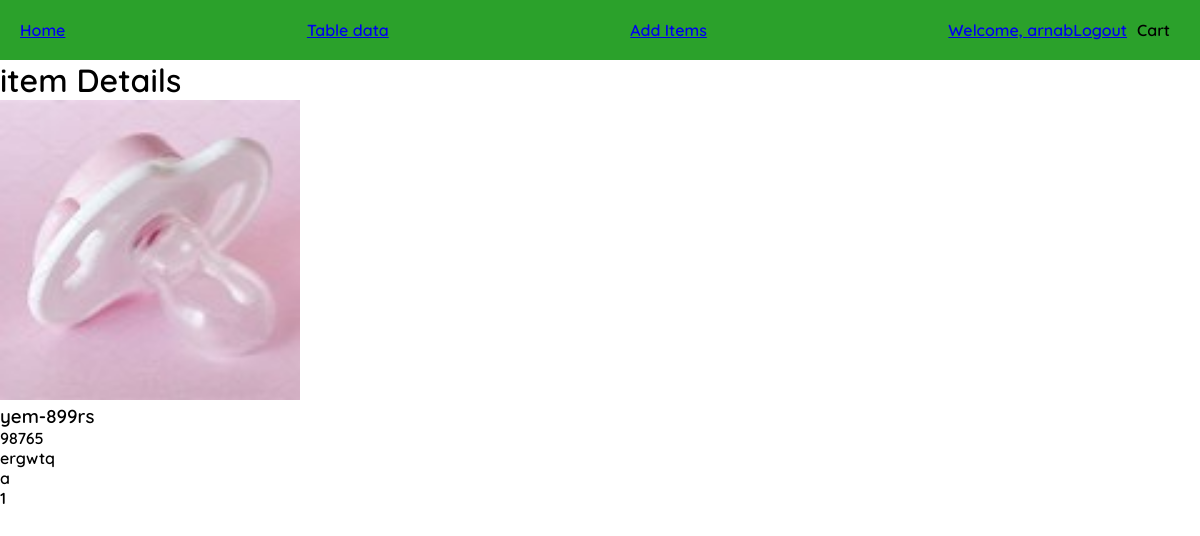
/itemdetails/98765/ (signed in), run on the app's committed database.
### home/models.py (models this page shows, shortened)
class allitem(models.Model):
        product_id = models.IntegerField(unique= 1, primary_key = 1)
        product_name = models.CharField(max_length=20)
        product_description = models.CharField(max_length=50)
        product_category = models.CharField(max_length=10)
        product_price = models.IntegerField()
        product_quantity = models.IntegerField()
        product_image = models.ImageField(upload_to='product')

### home/views.py (the view)
# urls.py: path('itemdetails/<int:pk>/', views.itemdetails, name=""),
def itemdetails(request, pk):
    all_item = allitem.objects.get(product_id=pk)
    return render(request, 'home/itemdetails.html', {'one_item': all_item})

### home/templates/home/itemdetails.html
{% extends 'home/nav.html' %}
{% load static %}
{% block content %}
<h1>item Details</h1>
<img src="{% get_media_prefix %}{{ one_item.product_image }}" alt="{{ item.product_name }}" height="300px" width="300px">
<h3>{{ one_item.product_name }}-{{ one_item.product_price }}rs</h3>
{{ one_item.product_id }}
<br>
{{ one_item.product_description }}
<br>
{{ one_item.product_category }}
<br>
{{ one_item.product_quantity }}
<br>
{% endblock %}

### home/templates/home/nav.html (shortened to what this page needs)
{% load static %}
<!DOCTYPE html>
<html lang="en">
<head>
    <link rel="stylesheet" type="text/css" href="{% static 'css/nav.css' %}">
</head>
<body>
<div class="ecomnav">
    <div class="nav-items">
        <ul>
            <li><a href="/home/">Home</a></li>
            <li><a href="/table/">Table data</a></li>
            {% if user.is_authenticated %}
                <li><a href="/additem/">Add Items</a></li>
            {% endif %}
            <ul>
                {% if user.is_authenticated %}
                <a href="/admin/">Welcome, {{user.username}}</a>
                <br>
                <a href="/logout/" @click.prevent="logout">Logout</a>
                {% else %}
                <li><a href="/login/">Login</a></li>
                {% endif %}
                <li><a href="/cart/"></a>Cart</li>
            </ul>
        </ul>
    </div>
</div>
{% block content %}
{% endblock %}
</body>
</html>

### static/css/nav.css (style rules this page uses)
* { margin: 0; padding: 0; font-family: 'Quicksand', sans-serif; box-sizing: border-box; font-weight: 600; }
ecomnav, .nav-items ul { display: flex; align-items: center; justify-content: space-between; padding: 10px; background-color: rgb(43, 161, 43); list-style-type: none; }
.nav-items li { margin: 0 10px; }

### data on the page
allitem: product_image (picture), product_name "yem", product_price "899", product_id "98765", product_description "ergwtq", product_category "a", product_quantity "1"

### other printed values
{{ user.username }} "arnab"
